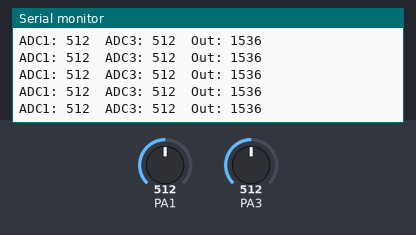
A program run on a simulated ATmega32, built with avr-gcc and emulated at 11.0592 MHz. On the bench: the last lines printed to the serial monitor. The test bench sets the inputs (shaded band); at power-on: PA1 = 512, PA3 = 512.

Above: at 2.7 s.
2.8 s: PA1 set to 105
At 3.2 s:
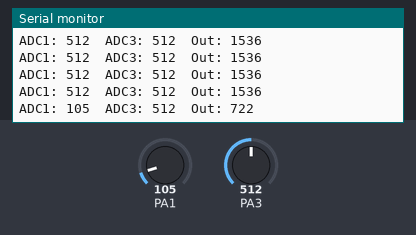
4.3 s: PA1 set to 91
At 4.32 s:
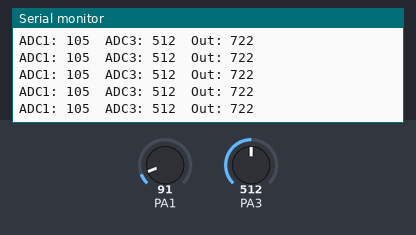
5.8 s: PA3 set to 106
At 5.98 s:
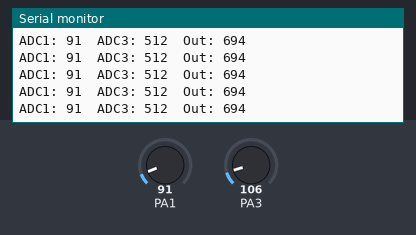
7.3 s: PA3 set to 89
At 7.36 s:
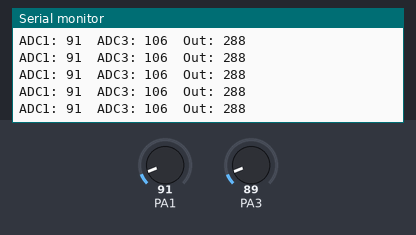
8.8 s: PA3 set to 11
At 9.0 s:
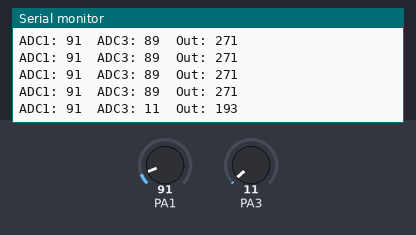
10.3 s: PA3 set to 8
At 10.36 s:
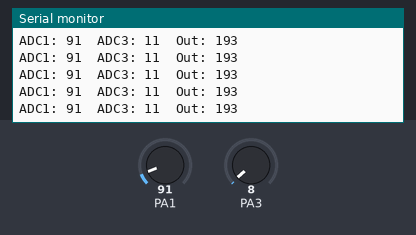
Timing chart, 0 to 12.8 s (numbered marks = the images above; inputs shaded):
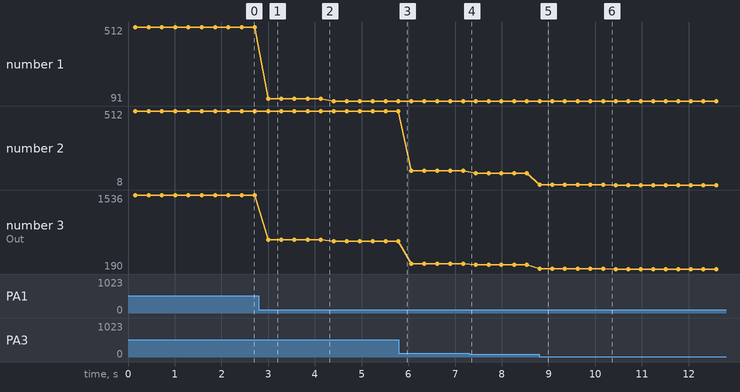

The program:

main.c
```c
#include <avr/io.h>
#include <avr/interrupt.h>

volatile uint16_t adc_result1 = 0;
volatile uint16_t adc_result3 = 0;
volatile uint8_t newData = 0;
volatile uint16_t skip_count = 0;

#define PRINT_EVERY 500   /* print one line every N samples */

void adc_start(uint8_t ch)
{
	ch &= 0x07;
	ADMUX = (ADMUX & 0xF8) | ch;
	ADCSRA |= (1<<ADSC);
}

ISR(ADC_vect)
{
	/* ADC1 just finished */
	if ((ADMUX & 0x0F) == 0x01)
	{
		adc_result1 = ADC;
		adc_start(3); /* switch to ADC3 */
	}
	else /* ADC3 just finished */
	{
		adc_result3 = ADC;
		adc_start(1);  /* switch to ADC1 */
		newData = 1;
	}
}

void tx(char c)
{
	while (!(UCSRA & (1 << UDRE)));
	UDR = c;
}

void tx_str(const char *s)
{
	while (*s) tx(*s++);
}

void tx_uint(uint16_t v)
{
	char buf[6];
	uint8_t i = 5;
	buf[i] = '\0';
	if (v == 0) { buf[--i] = '0'; }
	else { while (v) { buf[--i] = '0' + (v % 10); v /= 10; } }
	tx_str(buf + i);
}

void display(uint16_t r1, uint16_t r3, uint16_t out)
{
	/* ADC1 */
	tx_str("ADC1: ");
	tx_uint(r1);
	tx_str("  ADC3: ");
	/* ADC3 */
	tx_uint(r3);
	tx_str("  Out: ");
	/* weighted output */
	tx_uint(out);
	tx_str("\r\n");
}

void USART_Init(unsigned int ubrr)
{
	/* write UBRRH first */
	UBRRH = (unsigned char)(ubrr >> 8);
	UBRRL = (unsigned char)ubrr;
	/* enable TX */
	UCSRB = (1<<TXEN);
	/* write UCSRC   overwrites UBRRH due to shared address */
	UCSRC = (1<<URSEL)|(1<<UCSZ1)|(1<<UCSZ0);
	/* restore UBRRH immediately after */
	UBRRH = (unsigned char)(ubrr >> 8);
}

int main(void)
{
	/* Configure PORTA, PORTB, PORTC as input */
	DDRA = 0;
	DDRB = 0;
	DDRC = 0;
	/* Configure PORTD as input except for TX pin */
	DDRD = (1<<PD1);

	/* Set PORTA as pull up resistor except for input pins */
	PORTA = ~((1<<PA1)|(1<<PA3));
	/* Set all other ports as pull up resistor */
	PORTB = 0xFF;
	PORTC = 0xFF;
	PORTD = 0xFF;

	/* ADC init */
	/* AVcc reference, start on ADC1 */
	ADMUX  = (1<<REFS0) | 0x01;
	/* Enable ADC, interrupt, prescaler 128 */
	/* 11.0592MHz / 128 = 86kHz (within 50-200kHz) */
	ADCSRA = (1<<ADEN)|(1<<ADIE)|
	(1<<ADPS2)|(1<<ADPS1)|(1<<ADPS0);

	/* UART init */
	USART_Init(287);
	/* Start the first ADC conversion on pin 1 */
	adc_start(1);
	sei(); /* Enable interrupts */

	while (1)
	{
		if (newData)
		{
			newData = 0;
			if (++skip_count < PRINT_EVERY) continue;
			skip_count = 0;

			cli();
			uint16_t r1 = adc_result1;
			uint16_t r3 = adc_result3;
			sei();

			uint16_t out = 2 * r1 + r3;
			display(r1, r3, out);
		}
	}
	return 0;
}
```

Measured:
- after the input at 2.8 s, the serial monitor: prints a new line after 0.20 s (image 1)
- after the input at 8.8 s, the serial monitor: prints a new line at once (image 5)
- plotted number 1: 512 → 105 after the input at 2.8 s, 105 → 91 after the input at 4.3 s
- plotted number 2: 512 → 106 after the input at 5.8 s, 106 → 89 after the input at 7.3 s, 89 → 11 after the input at 8.8 s, 11 → 8 after the input at 10.3 s
- plotted number 3: 1536 → 722 after the input at 2.8 s, 722 → 694 after the input at 4.3 s, 694 → 288 after the input at 5.8 s, 288 → 271 after the input at 7.3 s, 271 → 193 after the input at 8.8 s
